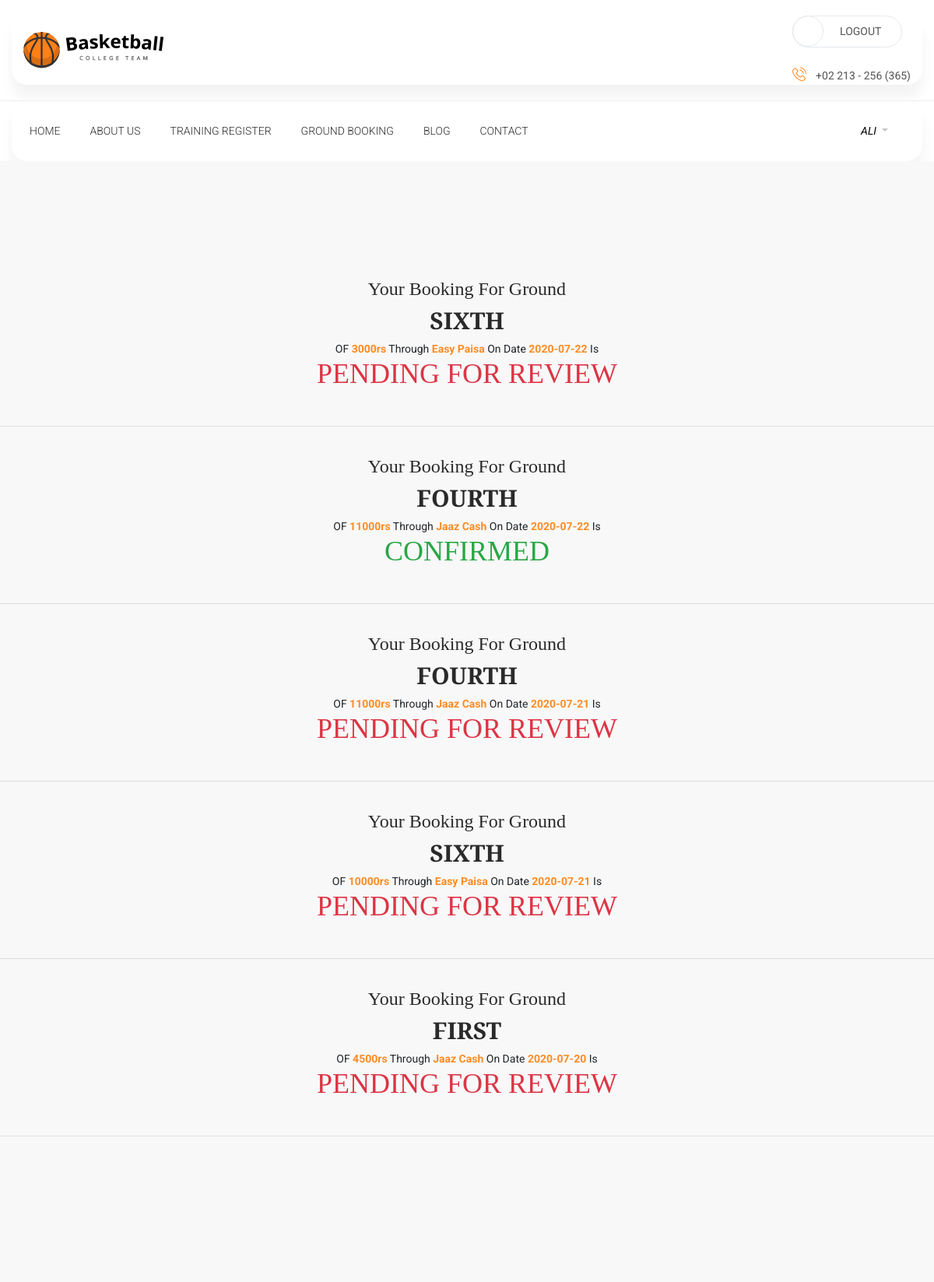
Screenshot of /memberGroundInfo.php (signed in) with the database file from the repository.
### tables this page shows
CREATE TABLE `ground_booking` (
  `id` int(11) NOT NULL,
  `ground_code` int(11) NOT NULL,
  `member_code` int(11) NOT NULL,
  `booking_date` date NOT NULL,
  `Day` varchar(15) DEFAULT NULL,
  `Night` varchar(15) DEFAULT NULL,
  `payment_mode` varchar(25) NOT NULL,
  `amount_paid` int(11) NOT NULL,
  `decision` varchar(15) NOT NULL
);

CREATE TABLE `grounds` (
  `ground_code` int(11) NOT NULL,
  `ground_name` varchar(100) NOT NULL,
  `ground_des` varchar(250) NOT NULL,
  `club_code` int(11) NOT NULL,
  `ground_owner` varchar(50) NOT NULL,
  `ground_owner_num` varchar(11) NOT NULL,
  `rent_day` varchar(5) DEFAULT NULL,
  `rent_night` varchar(5) DEFAULT NULL,
  `Day` int(11) NOT NULL,
  `Night` int(11) NOT NULL,
  `available` varchar(10) NOT NULL
);

### memberGroundInfo.php (the view, shortened to what this page needs)
<?php include 'connection.php';
     $q = "SELECT * FROM `ground_booking` WHERE `member_code`='$_SESSION[member_code]' ORDER BY `booking_date` DESC";
     $r = mysqli_query($conn,$q);
?>
<!DOCTYPE html>
<html lang="en">
<head>
    <link rel="stylesheet" href="login/fonts/material-icon/css/material-design-iconic-font.min.css">
    <link rel="stylesheet" href="login/css/mylife.css">
    <?php include 'headerlink.php'; ?>
</head>
<body>
    <?php include 'header.php'; ?>
    <div class="main">
        <div style="text-align: center; text-transform: capitalize; ">
            <?php while ($row = mysqli_fetch_assoc($r)) {?>
                <h3>
                    Your Booking for ground <h2 style="text-transform: uppercase;"><?php
                        $q1 = "SELECT * FROM `grounds` WHERE `ground_code`='$row[ground_code]'";
                        $r1 = mysqli_query($conn,$q1);
                        $row2 = mysqli_fetch_assoc($r1);
                    echo $row2['ground_name']; ?></h2> OF <b><?php echo $row['amount_paid']?>rs</b> Through <b><?php echo $row['payment_mode']?></b> On Date
                    <b><?php echo $row['booking_date']?></b> is
                    <?php if($row['decision'] == "Confirmed") {?>
                        <h1 class="text-success">CONFIRMED</h1>
                    <?php } if($row['decision'] == "Wait") {?>
                        <h1 class="text-danger">PENDING FOR REVIEW</h1>
                    <?php } ?>
                </h3>
                    <br>
                <hr>
                    <br>
                <?php } ?>
        </div>
    </div>
</body>
</html>

### login/css/mylife.css (style rules this page uses)
h2 { line-height: 1.66; margin: 0; padding: 0; font-weight: bold; color: #222; font-family: Poppins; font-size: 36px; }
.main { background: #f8f8f8; padding: 150px 0; }
body { font-size: 13px; line-height: 1.8; color: #222; background: #f8f8f8; font-weight: 400; font-family: Poppins; }

### rows the page displays
ground_booking: ground_code.ground_name "SIXTH", amount_paid "3000", payment_mode "Easy Paisa", booking_date "2020-07-22", decision "PENDING FOR REVIEW"
ground_booking: ground_code.ground_name "FOURTH", amount_paid "11000", payment_mode "Jaaz Cash", booking_date "2020-07-22", decision "CONFIRMED"
ground_booking: ground_code.ground_name "FOURTH", amount_paid "11000", payment_mode "Jaaz Cash", booking_date "2020-07-21", decision "PENDING FOR REVIEW"
ground_booking: ground_code.ground_name "SIXTH", amount_paid "10000", payment_mode "Easy Paisa", booking_date "2020-07-21", decision "PENDING FOR REVIEW"
ground_booking: ground_code.ground_name "FIRST", amount_paid "4500", payment_mode "Jaaz Cash", booking_date "2020-07-20", decision "PENDING FOR REVIEW"

### other values shown
$_SESSION['member_name'] "ALI"
